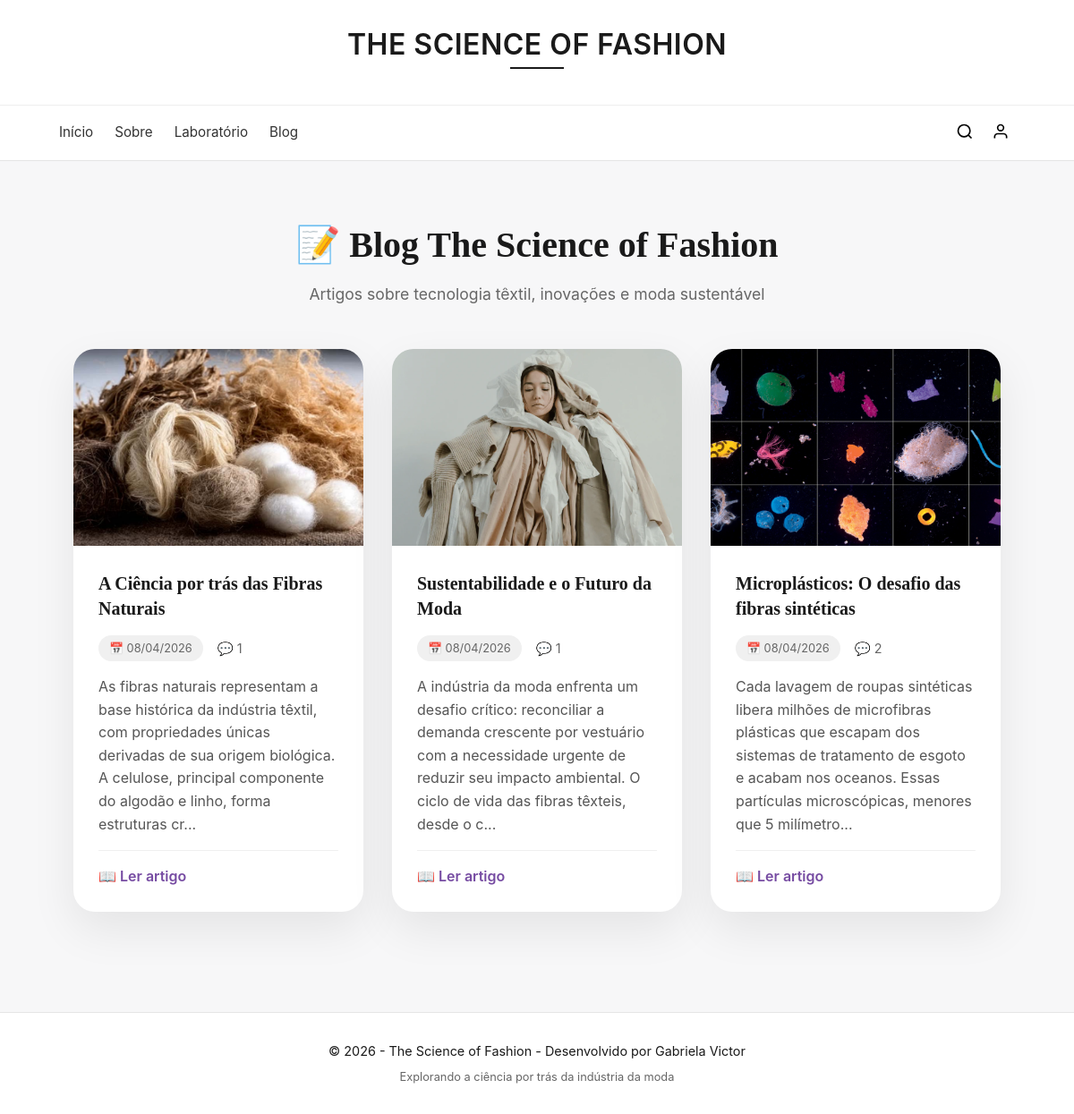
/blog, run on an earlier commit of the app's database.
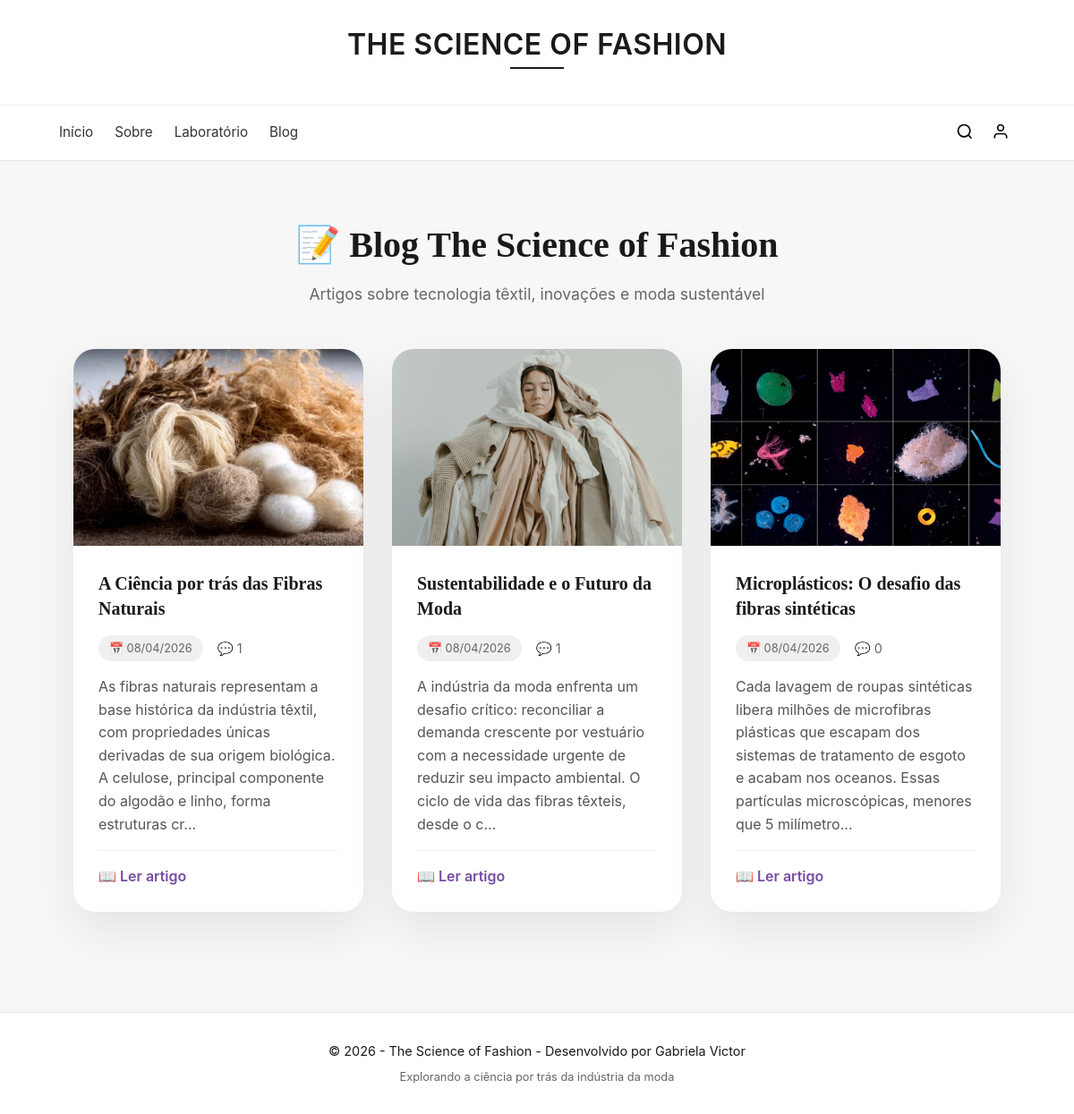
And on a later commit of the database.
### models.py (models this page shows)
class Post(SQLModel, table=True):
    id: Optional[int] = Field(default=None, primary_key=True)
    titulo: str
    conteudo: str
    foto_url: Optional[str] = None
    data_publicacao: datetime = Field(default_factory=datetime.now)
    comentarios: List["Comentario"] = Relationship(back_populates="post")
    usuarios_que_favoritaram: List[Usuario] = Relationship(back_populates="posts_favoritos", link_model=FavoritoPost)

### main.py (the view)
@app.get("/blog", response_class=HTMLResponse)
async def listar_posts(
    request: Request,
    session: Session = Depends(get_session),
    usuario: Optional[Usuario] = Depends(get_usuario_logado)
):
    posts = session.exec(select(Post)).all()
    if "HX-Request" in request.headers:
        return templates.TemplateResponse(request, "partials/posts_list.html", {"posts": posts, "usuario": usuario})
    return templates.TemplateResponse(request, "blog/lista_posts.html", {"posts": posts, "usuario": usuario})

### templates/blog/lista_posts.html (shortened to what this page needs)
{% extends "base.html" %}
{% block content %}
<div id="blog-list-wrapper">
    {% include "partials/posts_list.html" %}
</div>
{% endblock %}

### templates/partials/posts_list.html
<div class="blog-container">
    <div class="blog-header">
        <h1>📝 Blog The Science of Fashion</h1>
        <p>Artigos sobre tecnologia têxtil, inovações e moda sustentável</p>
    </div>
    <div class="posts-grid" id="posts-grid">
        {% for post in posts %}
        <article class="post-card"
                 hx-get="/blog/post/{{ post.id }}"
                 hx-target="#main-content"
                 hx-push-url="true"
                 hx-swap="innerHTML">
            {% if post.foto_url %}
            <div class="post-card-image">
                <img src="{{ post.foto_url }}" alt="{{ post.titulo }}">
            </div>
            {% else %}
            <div class="post-card-image placeholder">
                <span>📷</span>
            </div>
            {% endif %}
            <div class="post-card-content">
                <h2 class="post-card-title">{{ post.titulo }}</h2>
                <div class="post-card-meta">
                    <span class="post-date">📅 {{ post.data_publicacao.strftime('%d/%m/%Y') }}</span>
                    <span class="comment-count">💬 {{ post.comentarios|length }}</span>
                </div>
                <p class="post-card-excerpt">{{ post.conteudo[:200] }}...</p>
                <div class="post-card-footer">
                    <span class="read-more">📖 Ler artigo</span>
                </div>
            </div>
        </article>
        {% else %}
        <div class="no-posts">
            <p>Nenhum post encontrado.</p>
        </div>
        {% endfor %}
    </div>
</div>

What changed in the data, as far as the page shows it:
changed Post "Microplásticos: O desafio das fibras sintéticas": comentarios|length "2" → "0"
